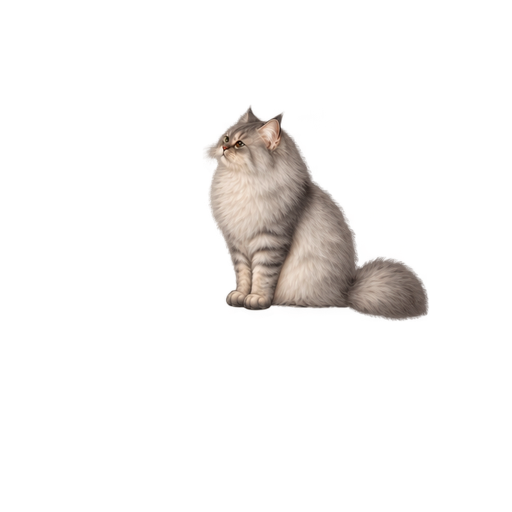
#> input picture art/frames/jump_left/000.png, 1024 x 1024 px (shown at 1/2 size); its folder holds only this picture in this run
$ python Build-JumpRuffSheetV11_2.py
#> lines starting #> are read from the running program, lines starting #| are printed output that depends on the picture
#> in main, `sheet = Image.new('RGBA', (len(frames) * T + 120, 2 * T + 40), (255, 2..`: sheet: PIL image 2200x560 RGBA; every value is 255
"""Before/after sheet for the v11.2 jump ruff slimming: top row original jump_left frames,
bottom row the slimmed frames (unchanged frames repeat the original).
Writes local-data/reference-review/restore-v11/jump-ruff-v11-2.png."""
from pathlib import Path
from PIL import Image, ImageDraw

ROOT = Path(__file__).resolve().parents[2]
OUT = ROOT / 'local-data/reference-review/restore-v11/jump-ruff-v11-2.png'
T = 260


def tile(path):
    im = Image.open(path).convert('RGBA')
#> im is the input picture: PIL image 1024x1024 RGBA; mean R, G, B, A 17.7, 15.3, 14, 23.3
    im = im.crop(im.getbbox())
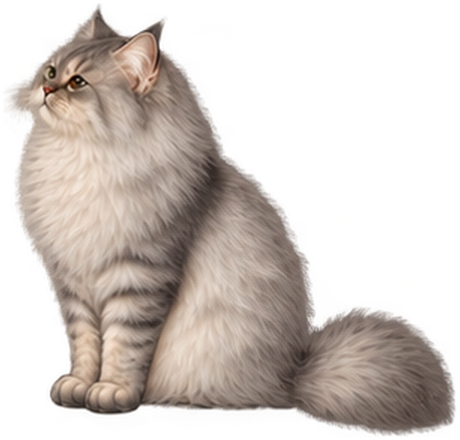
#> im: PIL image 460x440 RGBA; mean R, G, B, A 91.8, 79.2, 72.5, 120.7; transparent parts drawn white
    im.thumbnail((T, T), Image.LANCZOS)
#> im: PIL image 260x249 RGBA
    bg = Image.new('RGBA', (T, T), (255, 255, 255, 255))
#> bg: PIL image 260x260 RGBA; every value is 255
    bg.alpha_composite(im, ((T - im.width) // 2, T - im.height))
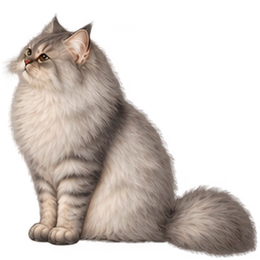
#> bg: PIL image 260x260 RGBA; mean R, G, B, A 212.4, 204.6, 199.5, 255
    return bg


def main():
    frames = [0, 1, 2, 3, 12, 13, 14, 15]
    sheet = Image.new('RGBA', (len(frames) * T + 120, 2 * T + 40), (255, 255, 255, 255))
    draw = ImageDraw.Draw(sheet)
    draw.text((8, 6), 'jump_left: original (top) vs v11.2 slimmed throat ruff (bottom). Original pixels warped, none generated. DEV candidate.', fill=(0, 0, 0, 255))
    for row, label in enumerate(('original', 'v11.2')):
        draw.text((8, 30 + row * T + T // 2), label, fill=(0, 0, 0, 255))
        for i, f in enumerate(frames):
            src = ROOT / f'art/frames/jump_left/{f:03d}.png'
            new = ROOT / f'draft-assets/jump-ruff-v11-2/jump_left/{f:03d}.png'
            sheet.alpha_composite(tile(new if row and new.exists() else src), (120 + i * T, 30 + row * T))
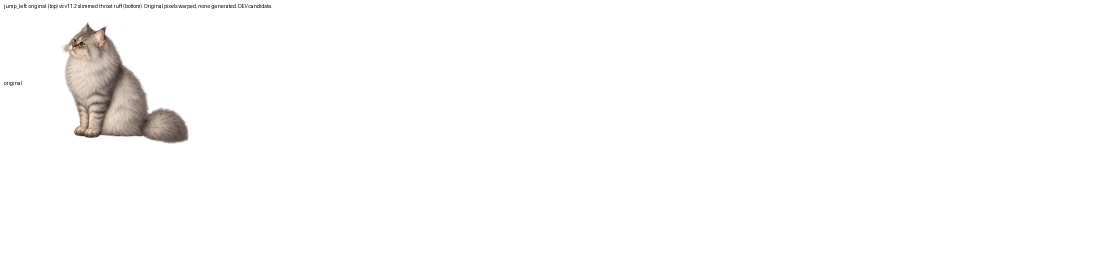
#> sheet: PIL image 2200x560 RGBA (shown at 1/2 size); mean R, G, B, A 252.4, 252, 251.7, 255
            if row == 0:
                draw.text((120 + i * T + 4, 30), f'{f:03d}', fill=(200, 0, 0, 255))
    OUT.parent.mkdir(parents=True, exist_ok=True)
    sheet.save(OUT)
    print(OUT, sheet.size)


if __name__ == '__main__':
#> (the run stopped early here; a loop or call above may not have finished)
